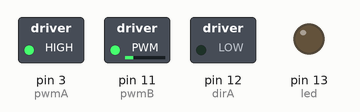
Bench run of a sketch on a simulated Arduino Uno, built with avr-gcc and run on an emulated ATmega328P. On the bench: switched loads named in the sketch (green lamp = pin HIGH), output pins drawn as LEDs (lit = HIGH).

Above: at 0.1 s.
Timing chart, 0 to 1.6 s (numbered marks = the images above):
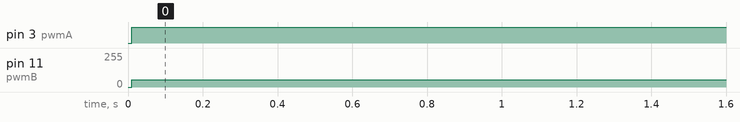

The sketch:

MotorController.ino
```cpp
//Interrupt attempt
#include <EnableInterrupt.h>

//Varuables for motorController A
//---------------------------------
int current_speed_A = 0; //Variable to hold the speed value
int last_Pos_A = 0; //Variable to hold the last possition
int desired_speed_A = 0; //Variable to hold the decired speed
int desired_speed_B = 0; //Variable to hold the decired speed
int speed_Calc_A = 0;

//General P controller values
//-----------------------------
double errorVal_A = 0.0; //The direct error value
double P_SPD = 160.0; //Speed P
int P_A = 0; //PID output control value for motor A

//Variables for tick counter on motor
//-------------------------------------
int ENC_A1 = 2; //Pin for encoder 1 on Motor A
int ENC_B1 = 4; //Pin for encoder 1 on Motor B
int posVal_A = 0;

//Variables for the value where the timer will interrupt
//------------------------------------------------------
int timer1_counter;

//General variables
//-----------------
int led = 13;
int or_Interrupt = 2;

//Pin difinition for motorboard
//-----------------------------
int dirA = 12;
int pwmA = 3;
int dirB = 13;
int pwmB = 11;


//-----------------------------
//------- Void setup ----------
//-----------------------------
void setup() {
  //General pinMode
  //---------------
  pinMode(led, OUTPUT);
  pinMode(2, INPUT);

  //Pin modes for the encoders
  pinMode(ENC_A1, INPUT);     //set the pin to input
  digitalWrite(ENC_A1, HIGH); //use the internal pullup resistor

  // Attach a PinChange Interrupt to our pin on the
  // rising edge used to handle the interrupts from
  // the two encoders.
  //-----------------------------------------------
  enableInterrupt(ENC_A1, enc_Int_MotorA, CHANGE);

  //Setting up the serial communication for debugging
  //-------------------------------------------------
  Serial.begin(9600);

  //Configuration of the motorboard port A
  //--------------------------------------
  pinMode(dirA, OUTPUT); //Pin controlling the direction of the motor
  pinMode(pwmA, OUTPUT); //Pin for controlling the speed of the motor
  digitalWrite(dirA, LOW); //Setting the direction of the motor with either HIGH or LOW
  analogWrite(pwmA, 0); //Initializing the motor at speed 0

  //Configuration of the motorboard port B
  //--------------------------------------
  pinMode(dirB, OUTPUT); //Pin controlling the direction of the motor
  pinMode(pwmB, OUTPUT); //Pin for controlling the speed of the motor
  digitalWrite(dirB, LOW); //Setting the direction of the motor with either HIGH or LOW
  analogWrite(pwmB, 0); //Initializing the motor at speed 0

  // initialize timer1 used for the PID motor controller
  //----------------------------------------------------
  noInterrupts();           // disable all interrupts
  TCCR1A = 0;
  TCCR1B = 0;

  // Set timer1_counter to the correct value for our interrupt interval
  timer1_counter = 64911;   // preload timer 65536-16MHz/256/100Hz (10ms)

  TCNT1 = timer1_counter;   // preload timer
  TCCR1B |= (1 << CS12);    // 256 prescaler
  TIMSK1 |= (1 << TOIE1);   // enable timer overflow interrupt
  interrupts();             // enable all interrupts

  settings();
}

//-----------------------------------------------------------------
//---Interrupt service routine for handling the timer interrupt---
//-----------------------------------------------------------------
ISR(TIMER1_OVF_vect)        // interrupt service routine
{
  TCNT1 = timer1_counter;   // preload timer
  motorControl();
}


//------------------------- P controller ---------------------------
// This controller is set so that it assures constand speed on motor A
//--------------------------------------------------------------------
void motorControl()
{
  current_speed_A = (posVal_A - last_Pos_A);   //Calculating the speed of motor A
  last_Pos_A = posVal_A;                       //Saving current tick-count

  //Calculating error values
  errorVal_A = desired_speed_A - current_speed_A; //The speed error

  //Calculation of the PWM value used to drive the motor
  P_A = (int)(P_SPD * errorVal_A);

  //Decides if the motor should turn right or left
  if (P_A < 0)
  {
    digitalWrite(dirA, HIGH);
  }
  else
  {
    digitalWrite(dirA, LOW);
  }

  //Limits the maximum output
  if (abs(P_A) > 255)
  {
    P_A = 255;
  }
  analogWrite(pwmA, abs(P_A));
  analogWrite(pwmB, desired_speed_B);
}


//--------------------Tick interrupt routine-----------------------
// This is the interrupt service routine that handles the interrupt
// from the encoder on motor A.
//-----------------------------------------------------------------
void enc_Int_MotorA()
{
  noInterrupts(); //Disables interrupts

      posVal_A++;

  interrupts();//Enable interrupts
}

void settings()
{
  //Sets the speed of the motor A (1-8)
  desired_speed_A = 2;
  //Sets the PWM of motor B - NO CONTROL
  desired_speed_B = 53;
}

void loop() {

  //Serial.print(PID_A);
  //Serial.print(", ");
  //Serial.print(errorVal_A);
  //Serial.print(", ");
  //Serial.println(errorSum_A);
  //Serial.print(", ");
  //Serial.println(current_speed_A);

  //delay(100);

}
```

Measured:
- by itself, pin 3 (pwmA): LOW → HIGH at 0.01 s
- by itself, pin 11 (pwmB): 0/255 → 53/255 at 0.01 s
